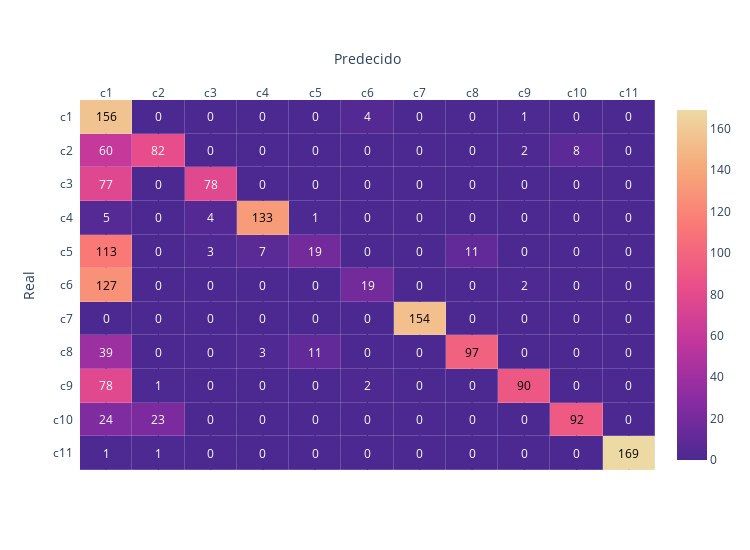

The code cell stored with this chart in its notebook:
### Markdown cell above
<h6 style="color: black; background-color:#FF9933; padding: 5px; border-radius: 5px; width: 95%; font-size: 16px">
    Matriz de Confusión
</h6>

### Code cell
plot_multiclass_confusion_matrix(metricsPML3['matriz_confusion'])

### Figure 1 — Plotly figure (JSON) as saved in the notebook; plotly's stock layout.template omitted (floating-point values rounded to 4 significant figures)
{"data": [{"colorscale": [[0, "rgb(75, 41, 145)"], [0.1667, "rgb(135, 44, 162)"], [0.3333, "rgb(192, 54, 157)"], [0.5, "rgb(234, 79, 136)"], [0.6667, "rgb(250, 120, 118)"], [0.8333, "rgb(246, 169, 122)"], [1, "rgb(237, 217, 163)"]], "reversescale": false, "showscale": true, "type": "heatmap", "x": ["c1", "c2", "c3", "c4", "c5", "c6", "c7", "c8", "c9", "c10", "c11"], "xgap": 0.2, "y": ["c11", "c10", "c9", "c8", "c7", "c6", "c5", "c4", "c3", "c2", "c1"], "ygap": 0.2, "z": [[1, 1, 0, 0, 0, 0, 0, 0, 0, 0, 169], [24, 23, 0, 0, 0, 0, 0, 0, 0, 92, 0], [78, 1, 0, 0, 0, 2, 0, 0, 90, 0, 0], [39, 0, 0, 3, 11, 0, 0, 97, 0, 0, 0], [0, 0, 0, 0, 0, 0, 154, 0, 0, 0, 0], [127, 0, 0, 0, 0, 19, 0, 0, 2, 0, 0], [113, 0, 3, 7, 19, 0, 0, 11, 0, 0, 0], [5, 0, 4, 133, 1, 0, 0, 0, 0, 0, 0], [77, 0, 78, 0, 0, 0, 0, 0, 0, 0, 0], [60, 82, 0, 0, 0, 0, 0, 0, 2, 8, 0], [156, 0, 0, 0, 0, 4, 0, 0, 1, 0, 0]]}], "layout": {"annotations": [{"font": {"color": "#FFFFFF"}, "showarrow": false, "text": "1", "x": "c1", "xref": "x", "y": "c11", "yref": "y"}, {"font": {"color": "#FFFFFF"}, "showarrow": false, "text": "1", "x": "c2", "xref": "x", "y": "c11", "yref": "y"}, {"font": {"color": "#FFFFFF"}, "showarrow": false, "text": "0", "x": "c3", "xref": "x", "y": "c11", "yref": "y"}, {"font": {"color": "#FFFFFF"}, "showarrow": false, "text": "0", "x": "c4", "xref": "x", "y": "c11", "yref": "y"}, {"font": {"color": "#FFFFFF"}, "showarrow": false, "text": "0", "x": "c5", "xref": "x", "y": "c11", "yref": "y"}, {"font": {"color": "#FFFFFF"}, "showarrow": false, "text": "0", "x": "c6", "xref": "x", "y": "c11", "yref": "y"}, {"font": {"color": "#FFFFFF"}, "showarrow": false, "text": "0", "x": "c7", "xref": "x", "y": "c11", "yref": "y"}, {"font": {"color": "#FFFFFF"}, "showarrow": false, "text": "0", "x": "c8", "xref": "x", "y": "c11", "yref": "y"}, {"font": {"color": "#FFFFFF"}, "showarrow": false, "text": "0", "x": "c9", "xref": "x", "y": "c11", "yref": "y"}, {"font": {"color": "#FFFFFF"}, "showarrow": false, "text": "0", "x": "c10", "xref": "x", "y": "c11", "yref": "y"}, {"font": {"color": "#000000"}, "showarrow": false, "text": "169", "x": "c11", "xref": "x", "y": "c11", "yref": "y"}, {"font": {"color": "#FFFFFF"}, "showarrow": false, "text": "24", "x": "c1", "xref": "x", "y": "c10", "yref": "y"}, {"font": {"color": "#FFFFFF"}, "showarrow": false, "text": "23", "x": "c2", "xref": "x", "y": "c10", "yref": "y"}, {"font": {"color": "#FFFFFF"}, "showarrow": false, "text": "0", "x": "c3", "xref": "x", "y": "c10", "yref": "y"}, {"font": {"color": "#FFFFFF"}, "showarrow": false, "text": "0", "x": "c4", "xref": "x", "y": "c10", "yref": "y"}, {"font": {"color": "#FFFFFF"}, "showarrow": false, "text": "0", "x": "c5", "xref": "x", "y": "c10", "yref": "y"}, {"font": {"color": "#FFFFFF"}, "showarrow": false, "text": "0", "x": "c6", "xref": "x", "y": "c10", "yref": "y"}, {"font": {"color": "#FFFFFF"}, "showarrow": false, "text": "0", "x": "c7", "xref": "x", "y": "c10", "yref": "y"}, {"font": {"color": "#FFFFFF"}, "showarrow": false, "text": "0", "x": "c8", "xref": "x", "y": "c10", "yref": "y"}, {"font": {"color": "#FFFFFF"}, "showarrow": false, "text": "0", "x": "c9", "xref": "x", "y": "c10", "yref": "y"}, {"font": {"color": "#000000"}, "showarrow": false, "text": "92", "x": "c10", "xref": "x", "y": "c10", "yref": "y"}, {"font": {"color": "#FFFFFF"}, "showarrow": false, "text": "0", "x": "c11", "xref": "x", "y": "c10", "yref": "y"}, {"font": {"color": "#FFFFFF"}, "showarrow": false, "text": "78", "x": "c1", "xref": "x", "y": "c9", "yref": "y"}, {"font": {"color": "#FFFFFF"}, "showarrow": false, "text": "1", "x": "c2", "xref": "x", "y": "c9", "yref": "y"}, {"font": {"color": "#FFFFFF"}, "showarrow": false, "text": "0", "x": "c3", "xref": "x", "y": "c9", "yref": "y"}, {"font": {"color": "#FFFFFF"}, "showarrow": false, "text": "0", "x": "c4", "xref": "x", "y": "c9", "yref": "y"}, {"font": {"color": "#FFFFFF"}, "showarrow": false, "text": "0", "x": "c5", "xref": "x", "y": "c9", "yref": "y"}, {"font": {"color": "#FFFFFF"}, "showarrow": false, "text": "2", "x": "c6", "xref": "x", "y": "c9", "yref": "y"}, {"font": {"color": "#FFFFFF"}, "showarrow": false, "text": "0", "x": "c7", "xref": "x", "y": "c9", "yref": "y"}, {"font": {"color": "#FFFFFF"}, "showarrow": false, "text": "0", "x": "c8", "xref": "x", "y": "c9", "yref": "y"}, {"font": {"color": "#000000"}, "showarrow": false, "text": "90", "x": "c9", "xref": "x", "y": "c9", "yref": "y"}, {"font": {"color": "#FFFFFF"}, "showarrow": false, "text": "0", "x": "c10", "xref": "x", "y": "c9", "yref": "y"}, {"font": {"color": "#FFFFFF"}, "showarrow": false, "text": "0", "x": "c11", "xref": "x", "y": "c9", "yref": "y"}, {"font": {"color": "#FFFFFF"}, "showarrow": false, "text": "39", "x": "c1", "xref": "x", "y": "c8", "yref": "y"}, {"font": {"color": "#FFFFFF"}, "showarrow": false, "text": "0", "x": "c2", "xref": "x", "y": "c8", "yref": "y"}, {"font": {"color": "#FFFFFF"}, "showarrow": false, "text": "0", "x": "c3", "xref": "x", "y": "c8", "yref": "y"}, {"font": {"color": "#FFFFFF"}, "showarrow": false, "text": "3", "x": "c4", "xref": "x", "y": "c8", "yref": "y"}, {"font": {"color": "#FFFFFF"}, "showarrow": false, "text": "11", "x": "c5", "xref": "x", "y": "c8", "yref": "y"}, {"font": {"color": "#FFFFFF"}, "showarrow": false, "text": "0", "x": "c6", "xref": "x", "y": "c8", "yref": "y"}, {"font": {"color": "#FFFFFF"}, "showarrow": false, "text": "0", "x": "c7", "xref": "x", "y": "c8", "yref": "y"}, {"font": {"color": "#000000"}, "showarrow": false, "text": "97", "x": "c8", "xref": "x", "y": "c8", "yref": "y"}, {"font": {"color": "#FFFFFF"}, "showarrow": false, "text": "0", "x": "c9", "xref": "x", "y": "c8", "yref": "y"}, {"font": {"color": "#FFFFFF"}, "showarrow": false, "text": "0", "x": "c10", "xref": "x", "y": "c8", "yref": "y"}, {"font": {"color": "#FFFFFF"}, "showarrow": false, "text": "0", "x": "c11", "xref": "x", "y": "c8", "yref": "y"}, {"font": {"color": "#FFFFFF"}, "showarrow": false, "text": "0", "x": "c1", "xref": "x", "y": "c7", "yref": "y"}, {"font": {"color": "#FFFFFF"}, "showarrow": false, "text": "0", "x": "c2", "xref": "x", "y": "c7", "yref": "y"}, {"font": {"color": "#FFFFFF"}, "showarrow": false, "text": "0", "x": "c3", "xref": "x", "y": "c7", "yref": "y"}, {"font": {"color": "#FFFFFF"}, "showarrow": false, "text": "0", "x": "c4", "xref": "x", "y": "c7", "yref": "y"}, {"font": {"color": "#FFFFFF"}, "showarrow": false, "text": "0", "x": "c5", "xref": "x", "y": "c7", "yref": "y"}, {"font": {"color": "#FFFFFF"}, "showarrow": false, "text": "0", "x": "c6", "xref": "x", "y": "c7", "yref": "y"}, {"font": {"color": "#000000"}, "showarrow": false, "text": "154", "x": "c7", "xref": "x", "y": "c7", "yref": "y"}, {"font": {"color": "#FFFFFF"}, "showarrow": false, "text": "0", "x": "c8", "xref": "x", "y": "c7", "yref": "y"}, {"font": {"color": "#FFFFFF"}, "showarrow": false, "text": "0", "x": "c9", "xref": "x", "y": "c7", "yref": "y"}, {"font": {"color": "#FFFFFF"}, "showarrow": false, "text": "0", "x": "c10", "xref": "x", "y": "c7", "yref": "y"}, {"font": {"color": "#FFFFFF"}, "showarrow": false, "text": "0", "x": "c11", "xref": "x", "y": "c7", "yref": "y"}, {"font": {"color": "#000000"}, "showarrow": false, "text": "127", "x": "c1", "xref": "x", "y": "c6", "yref": "y"}, {"font": {"color": "#FFFFFF"}, "showarrow": false, "text": "0", "x": "c2", "xref": "x", "y": "c6", "yref": "y"}, {"font": {"color": "#FFFFFF"}, "showarrow": false, "text": "0", "x": "c3", "xref": "x", "y": "c6", "yref": "y"}, {"font": {"color": "#FFFFFF"}, "showarrow": false, "text": "0", "x": "c4", "xref": "x", "y": "c6", "yref": "y"}, {"font": {"color": "#FFFFFF"}, "showarrow": false, "text": "0", "x": "c5", "xref": "x", "y": "c6", "yref": "y"}, {"font": {"color": "#FFFFFF"}, "showarrow": false, "text": "19", "x": "c6", "xref": "x", "y": "c6", "yref": "y"}, {"font": {"color": "#FFFFFF"}, "showarrow": false, "text": "0", "x": "c7", "xref": "x", "y": "c6", "yref": "y"}, {"font": {"color": "#FFFFFF"}, "showarrow": false, "text": "0", "x": "c8", "xref": "x", "y": "c6", "yref": "y"}, {"font": {"color": "#FFFFFF"}, "showarrow": false, "text": "2", "x": "c9", "xref": "x", "y": "c6", "yref": "y"}, {"font": {"color": "#FFFFFF"}, "showarrow": false, "text": "0", "x": "c10", "xref": "x", "y": "c6", "yref": "y"}, {"font": {"color": "#FFFFFF"}, "showarrow": false, "text": "0", "x": "c11", "xref": "x", "y": "c6", "yref": "y"}, {"font": {"color": "#000000"}, "showarrow": false, "text": "113", "x": "c1", "xref": "x", "y": "c5", "yref": "y"}, {"font": {"color": "#FFFFFF"}, "showarrow": false, "text": "0", "x": "c2", "xref": "x", "y": "c5", "yref": "y"}, {"font": {"color": "#FFFFFF"}, "showarrow": false, "text": "3", "x": "c3", "xref": "x", "y": "c5", "yref": "y"}, {"font": {"color": "#FFFFFF"}, "showarrow": false, "text": "7", "x": "c4", "xref": "x", "y": "c5", "yref": "y"}, {"font": {"color": "#FFFFFF"}, "showarrow": false, "text": "19", "x": "c5", "xref": "x", "y": "c5", "yref": "y"}, {"font": {"color": "#FFFFFF"}, "showarrow": false, "text": "0", "x": "c6", "xref": "x", "y": "c5", "yref": "y"}, {"font": {"color": "#FFFFFF"}, "showarrow": false, "text": "0", "x": "c7", "xref": "x", "y": "c5", "yref": "y"}, {"font": {"color": "#FFFFFF"}, "showarrow": false, "text": "11", "x": "c8", "xref": "x", "y": "c5", "yref": "y"}, {"font": {"color": "#FFFFFF"}, "showarrow": false, "text": "0", "x": "c9", "xref": "x", "y": "c5", "yref": "y"}, {"font": {"color": "#FFFFFF"}, "showarrow": false, "text": "0", "x": "c10", "xref": "x", "y": "c5", "yref": "y"}, {"font": {"color": "#FFFFFF"}, "showarrow": false, "text": "0", "x": "c11", "xref": "x", "y": "c5", "yref": "y"}, {"font": {"color": "#FFFFFF"}, "showarrow": false, "text": "5", "x": "c1", "xref": "x", "y": "c4", "yref": "y"}, {"font": {"color": "#FFFFFF"}, "showarrow": false, "text": "0", "x": "c2", "xref": "x", "y": "c4", "yref": "y"}, {"font": {"color": "#FFFFFF"}, "showarrow": false, "text": "4", "x": "c3", "xref": "x", "y": "c4", "yref": "y"}, {"font": {"color": "#000000"}, "showarrow": false, "text": "133", "x": "c4", "xref": "x", "y": "c4", "yref": "y"}, {"font": {"color": "#FFFFFF"}, "showarrow": false, "text": "1", "x": "c5", "xref": "x", "y": "c4", "yref": "y"}, {"font": {"color": "#FFFFFF"}, "showarrow": false, "text": "0", "x": "c6", "xref": "x", "y": "c4", "yref": "y"}, {"font": {"color": "#FFFFFF"}, "showarrow": false, "text": "0", "x": "c7", "xref": "x", "y": "c4", "yref": "y"}, {"font": {"color": "#FFFFFF"}, "showarrow": false, "text": "0", "x": "c8", "xref": "x", "y": "c4", "yref": "y"}, {"font": {"color": "#FFFFFF"}, "showarrow": false, "text": "0", "x": "c9", "xref": "x", "y": "c4", "yref": "y"}, {"font": {"color": "#FFFFFF"}, "showarrow": false, "text": "0", "x": "c10", "xref": "x", "y": "c4", "yref": "y"}, {"font": {"color": "#FFFFFF"}, "showarrow": false, "text": "0", "x": "c11", "xref": "x", "y": "c4", "yref": "y"}, {"font": {"color": "#FFFFFF"}, "showarrow": false, "text": "77", "x": "c1", "xref": "x", "y": "c3", "yref": "y"}, {"font": {"color": "#FFFFFF"}, "showarrow": false, "text": "0", "x": "c2", "xref": "x", "y": "c3", "yref": "y"}, {"font": {"color": "#FFFFFF"}, "showarrow": false, "text": "78", "x": "c3", "xref": "x", "y": "c3", "yref": "y"}, {"font": {"color": "#FFFFFF"}, "showarrow": false, "text": "0", "x": "c4", "xref": "x", "y": "c3", "yref": "y"}, {"font": {"color": "#FFFFFF"}, "showarrow": false, "text": "0", "x": "c5", "xref": "x", "y": "c3", "yref": "y"}, {"font": {"color": "#FFFFFF"}, "showarrow": false, "text": "0", "x": "c6", "xref": "x", "y": "c3", "yref": "y"}, {"font": {"color": "#FFFFFF"}, "showarrow": false, "text": "0", "x": "c7", "xref": "x", "y": "c3", "yref": "y"}, {"font": {"color": "#FFFFFF"}, "showarrow": false, "text": "0", "x": "c8", "xref": "x", "y": "c3", "yref": "y"}, {"font": {"color": "#FFFFFF"}, "showarrow": false, "text": "0", "x": "c9", "xref": "x", "y": "c3", "yref": "y"}, {"font": {"color": "#FFFFFF"}, "showarrow": false, "text": "0", "x": "c10", "xref": "x", "y": "c3", "yref": "y"}, {"font": {"color": "#FFFFFF"}, "showarrow": false, "text": "0", "x": "c11", "xref": "x", "y": "c3", "yref": "y"}, {"font": {"color": "#FFFFFF"}, "showarrow": false, "text": "60", "x": "c1", "xref": "x", "y": "c2", "yref": "y"}, {"font": {"color": "#FFFFFF"}, "showarrow": false, "text": "82", "x": "c2", "xref": "x", "y": "c2", "yref": "y"}, {"font": {"color": "#FFFFFF"}, "showarrow": false, "text": "0", "x": "c3", "xref": "x", "y": "c2", "yref": "y"}, {"font": {"color": "#FFFFFF"}, "showarrow": false, "text": "0", "x": "c4", "xref": "x", "y": "c2", "yref": "y"}, {"font": {"color": "#FFFFFF"}, "showarrow": false, "text": "0", "x": "c5", "xref": "x", "y": "c2", "yref": "y"}, {"font": {"color": "#FFFFFF"}, "showarrow": false, "text": "0", "x": "c6", "xref": "x", "y": "c2", "yref": "y"}, {"font": {"color": "#FFFFFF"}, "showarrow": false, "text": "0", "x": "c7", "xref": "x", "y": "c2", "yref": "y"}, {"font": {"color": "#FFFFFF"}, "showarrow": false, "text": "0", "x": "c8", "xref": "x", "y": "c2", "yref": "y"}, {"font": {"color": "#FFFFFF"}, "showarrow": false, "text": "2", "x": "c9", "xref": "x", "y": "c2", "yref": "y"}, {"font": {"color": "#FFFFFF"}, "showarrow": false, "text": "8", "x": "c10", "xref": "x", "y": "c2", "yref": "y"}, {"font": {"color": "#FFFFFF"}, "showarrow": false, "text": "0", "x": "c11", "xref": "x", "y": "c2", "yref": "y"}, {"font": {"color": "#000000"}, "showarrow": false, "text": "156", "x": "c1", "xref": "x", "y": "c1", "yref": "y"}, {"font": {"color": "#FFFFFF"}, "showarrow": false, "text": "0", "x": "c2", "xref": "x", "y": "c1", "yref": "y"}, {"font": {"color": "#FFFFFF"}, "showarrow": false, "text": "0", "x": "c3", "xref": "x", "y": "c1", "yref": "y"}, {"font": {"color": "#FFFFFF"}, "showarrow": false, "text": "0", "x": "c4", "xref": "x", "y": "c1", "yref": "y"}, {"font": {"color": "#FFFFFF"}, "showarrow": false, "text": "0", "x": "c5", "xref": "x", "y": "c1", "yref": "y"}, {"font": {"color": "#FFFFFF"}, "showarrow": false, "text": "4", "x": "c6", "xref": "x", "y": "c1", "yref": "y"}, {"font": {"color": "#FFFFFF"}, "showarrow": false, "text": "0", "x": "c7", "xref": "x", "y": "c1", "yref": "y"}, {"font": {"color": "#FFFFFF"}, "showarrow": false, "text": "0", "x": "c8", "xref": "x", "y": "c1", "yref": "y"}, {"font": {"color": "#FFFFFF"}, "showarrow": false, "text": "1", "x": "c9", "xref": "x", "y": "c1", "yref": "y"}, {"font": {"color": "#FFFFFF"}, "showarrow": false, "text": "0", "x": "c10", "xref": "x", "y": "c1", "yref": "y"}, {"font": {"color": "#FFFFFF"}, "showarrow": false, "text": "0", "x": "c11", "xref": "x", "y": "c1", "yref": "y"}], "height": 550, "width": 750, "xaxis": {"autorange": true, "dtick": 1, "gridcolor": "rgb(0, 0, 0)", "range": [-0.5, 10.5], "side": "top", "ticks": "", "title": {"text": "Predecido"}, "type": "category"}, "yaxis": {"autorange": true, "dtick": 1, "range": [-0.5, 10.5], "ticks": "", "ticksuffix": "  ", "title": {"text": "Real"}, "type": "category"}}}
